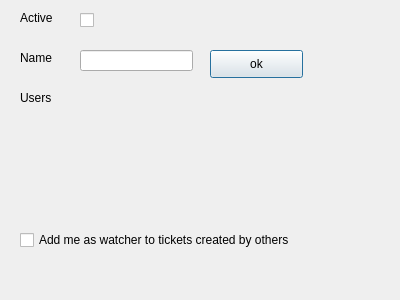
<?xml version="1.0" encoding="UTF-8"?>
<ui version="4.0">
 <class>DialogEditProject</class>
 <widget class="QDialog" name="DialogEditProject">
  <property name="geometry">
   <rect>
    <x>0</x>
    <y>0</y>
    <width>400</width>
    <height>300</height>
   </rect>
  </property>
  <property name="windowTitle">
   <string>Dialog</string>
  </property>
  <property name="modal">
   <bool>true</bool>
  </property>
  <widget class="QLabel" name="label">
   <property name="geometry">
    <rect>
     <x>20</x>
     <y>10</y>
     <width>55</width>
     <height>16</height>
    </rect>
   </property>
   <property name="text">
    <string>Active</string>
   </property>
  </widget>
  <widget class="QCheckBox" name="cb_Active">
   <property name="geometry">
    <rect>
     <x>80</x>
     <y>10</y>
     <width>81</width>
     <height>20</height>
    </rect>
   </property>
   <property name="text">
    <string/>
   </property>
  </widget>
  <widget class="QLabel" name="label_2">
   <property name="geometry">
    <rect>
     <x>20</x>
     <y>50</y>
     <width>55</width>
     <height>16</height>
    </rect>
   </property>
   <property name="text">
    <string>Name</string>
   </property>
  </widget>
  <widget class="QLineEdit" name="le_ProjectName">
   <property name="geometry">
    <rect>
     <x>80</x>
     <y>50</y>
     <width>113</width>
     <height>21</height>
    </rect>
   </property>
  </widget>
  <widget class="QPushButton" name="b_ChangeName">
   <property name="geometry">
    <rect>
     <x>210</x>
     <y>50</y>
     <width>93</width>
     <height>28</height>
    </rect>
   </property>
   <property name="text">
    <string>ok</string>
   </property>
  </widget>
  <widget class="QLabel" name="label_3">
   <property name="geometry">
    <rect>
     <x>20</x>
     <y>90</y>
     <width>55</width>
     <height>16</height>
    </rect>
   </property>
   <property name="text">
    <string>Users</string>
   </property>
  </widget>
  <widget class="QCheckBox" name="checkBox">
   <property name="geometry">
    <rect>
     <x>20</x>
     <y>230</y>
     <width>311</width>
     <height>20</height>
    </rect>
   </property>
   <property name="text">
    <string>Add me as watcher to tickets created by others</string>
   </property>
  </widget>
 </widget>
 <resources/>
 <connections/>
</ui>
